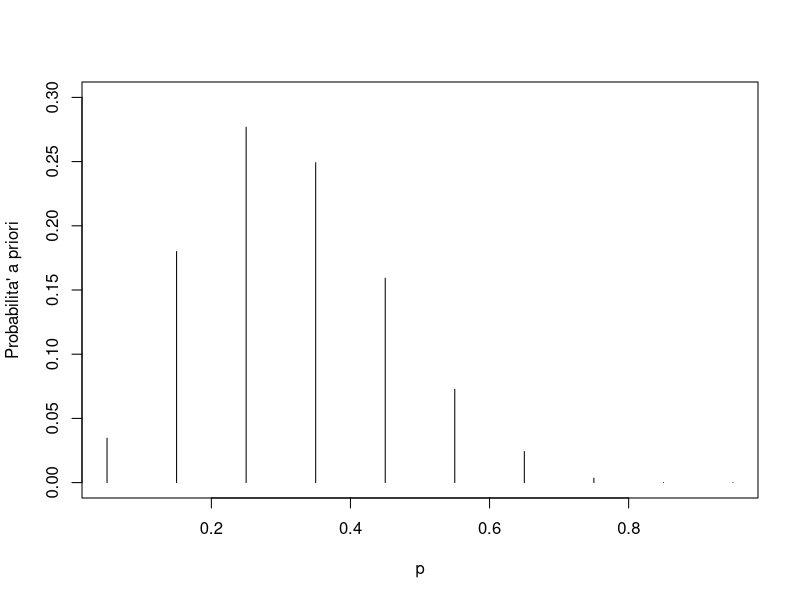
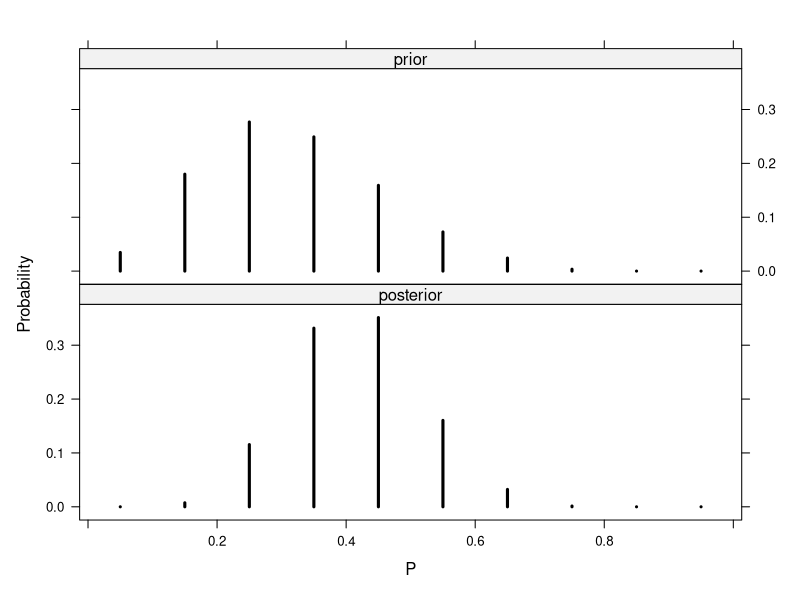

These charts were generated, in order, by the following R code:
## ---- chunk 1
knitr::opts_chunk$set(echo = TRUE)
## ---- chunk 2
p <- seq(0.05, 0.95, by = 0.1); p
## ---- chunk 3
prior <- c(1, 5.2, 8, 7.2, 4.6, 2.1, 0.7, 0.1, 0, 0); prior
## ---- chunk 4
prior <- prior/sum(prior); prior
## ---- chunk 5
plot(p, prior,
     ylim = c(0,0.30),
     type = "h",
     ylab="Probabilita' a priori",
     main = " ")
## ---- chunk 6
require(LearnBayes)
data <- c(6, 6)
post <- pdisc(p,prior, data)
round(cbind(p, prior, post),3)
## ---- chunk 7
library(lattice)
PRIOR <- data.frame("prior",p,prior)
POST<- data.frame("posterior",p,post)
names(PRIOR)<- c("Type","P","Probability")
names(POST)<- c("Type","P","Probability")
#
data<- rbind(PRIOR,POST)
#
xyplot(Probability~P|Type,
       data=data,
       layout=c(1,2),
       type="h",
       lwd=3,
       col="black")
